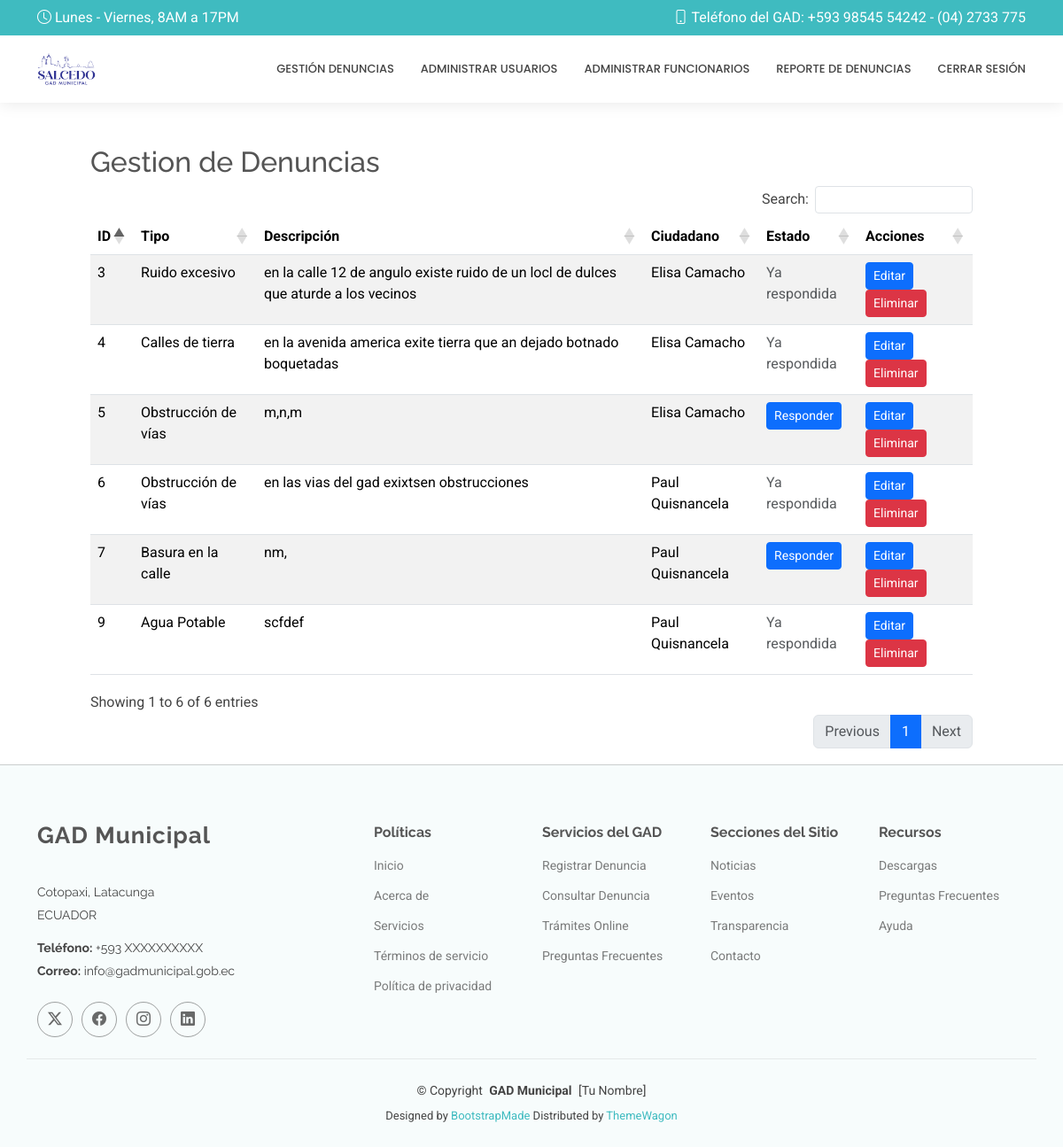
Page /panel_funcionario/ (signed in) on the committed database.
### Aplicaciones/Denuncias/models.py (models this page shows, shortened)
class Denuncia(models.Model):
    id = models.AutoField(primary_key=True)
    ciudadano = models.ForeignKey(Ciudadano, on_delete=models.CASCADE)
    tipo = models.CharField(max_length=100)
    descripcion = models.TextField()
    latitud = models.FloatField()
    longitud = models.FloatField()
    referencia = models.CharField(max_length=255)
    estado = models.CharField(max_length=50, default='Pendiente')
    fecha_creacion = models.DateTimeField(auto_now_add=True)

### Aplicaciones/Usuarios/models.py (models this page shows, shortened)
class Ciudadano(models.Model):
    id = models.AutoField(primary_key=True)
    cedula = models.CharField(max_length=10, unique=True)
    nombre = models.CharField(max_length=100)
    apellido = models.CharField(max_length=100)
    correo = models.EmailField(unique=True)
    contrasena = models.CharField(max_length=128)

### Aplicaciones/Denuncias/views.py (the view)
# urls.py: path('panel_funcionario/', views.panel_funcionario, name='panel_funcionario'),
def panel_funcionario(request):
    denuncias = Denuncia.objects.all()
    return render(request, "panel_funcionario.html", {"denuncias": denuncias})

### Aplicaciones/Denuncias/templates/panel_funcionario.html (shortened to what this page needs)
{% extends "plantilla2.html" %}
{% block contenido %}
<br>
<br>
    <div class="row">
        <div class="col-md-1"></div>
        <div class="col-md-10">
            <h2>Gestion de Denuncias</h2>
            <table class="table table-striped" id="tbl_denuncias">
                <thead>
                    <tr>
                        <th>ID</th>
                        <th>Tipo</th>
                        <th>Descripción</th>
                        <th>Ciudadano</th>
                        <th>Estado</th>
                        <th>Acciones</th>
                    </tr>
                </thead>
                <tbody>
                    {% for denuncia in denuncias %}
                    <tr>
                        <td>{{ denuncia.id }}</td>
                        <td>{{ denuncia.tipo }}</td>
                        <td>{{ denuncia.descripcion }}</td>
                        <td>{{ denuncia.ciudadano.nombre }} {{ denuncia.ciudadano.apellido }}</td>
                        <td>{% if denuncia.estado == "Pendiente" %}
                            <a href="{% url 'responder_denuncia' denuncia.id %}" class="btn btn-sm btn-primary">
                                Responder
                            </a>
                        {% else %}
                            <span class="text-muted">Ya respondida</span>
                        {% endif %}
                        </td>
                        <td>
                            <a href="{% url 'editar_denuncia' denuncia.id %}" class="btn btn-primary btn-sm">Editar</a>
                            <a href="#" class="btn btn-danger btn-sm" onclick="confirmarEliminacion('{{ denuncia.id }}')">Eliminar</a>
                        </td>
                    </tr>
                    {% endfor %}
                </tbody>
            </table>
        </div>
        <div class="col-md-1"></div>
    </div>
{% endblock %}

### DenunciasG/static/plantilla/MediCio/assets/css/main.css (style rules this page uses)
:root { --default-font: "Roboto", system-ui, -apple-system, "Segoe UI", Roboto, "Helvetica Neue", Arial, "Noto Sans", "Liberation Sans", sans-serif, "Apple Color Emoji", "Segoe UI Emoji", "Segoe UI Symbol", "Noto Color Emoji"; --heading-font: "Raleway", sans-serif; --nav-font: "Poppins", sans-serif; }
:root { --background-color: #ffffff; --default-color: #444444; --heading-color: #555555; --accent-color: #3fbbc0; --surface-color: #ffffff; --contrast-color: #ffffff; }
:root { --nav-color: #444444; --nav-hover-color: #3fbbc0; --nav-mobile-background-color: #ffffff; --nav-dropdown-background-color: #ffffff; --nav-dropdown-color: #444444; --nav-dropdown-hover-color: #3fbbc0; }
:root { scroll-behavior: smooth; }
body { color: var(--default-color); background-color: var(--background-color); font-family: var(--default-font); }
a { color: var(--accent-color); text-decoration: none; transition: 0.3s; }
h1, h2, h3, h4, h5, h6 { color: var(--heading-color); font-family: var(--heading-font); }

### rows in the picture
Denuncia: id "3", tipo "Ruido excesivo", descripcion "en la calle 12 de angulo existe ruido de un locl de dulces que aturde a los vecinos", ciudadano.nombre "Elisa", ciudadano.apellido "Camacho", estado "Ya respondida"
Denuncia: id "4", tipo "Calles de tierra", descripcion "en la avenida america exite tierra que an dejado botnado boquetadas", ciudadano.nombre "Elisa", ciudadano.apellido "Camacho", estado "Ya respondida"
Denuncia: id "5", tipo "Obstrucción de vías", descripcion "m,n,m", ciudadano.nombre "Elisa", ciudadano.apellido "Camacho", estado "Responder"
Denuncia: id "6", tipo "Obstrucción de vías", descripcion "en las vias del gad exixtsen obstrucciones", ciudadano.nombre "Paul", ciudadano.apellido "Quisnancela", estado "Ya respondida"
Denuncia: id "7", tipo "Basura en la calle", descripcion "nm,", ciudadano.nombre "Paul", ciudadano.apellido "Quisnancela", estado "Responder"
Denuncia: id "9", tipo "Agua Potable", descripcion "scfdef", ciudadano.nombre "Paul", ciudadano.apellido "Quisnancela", estado "Ya respondida"
